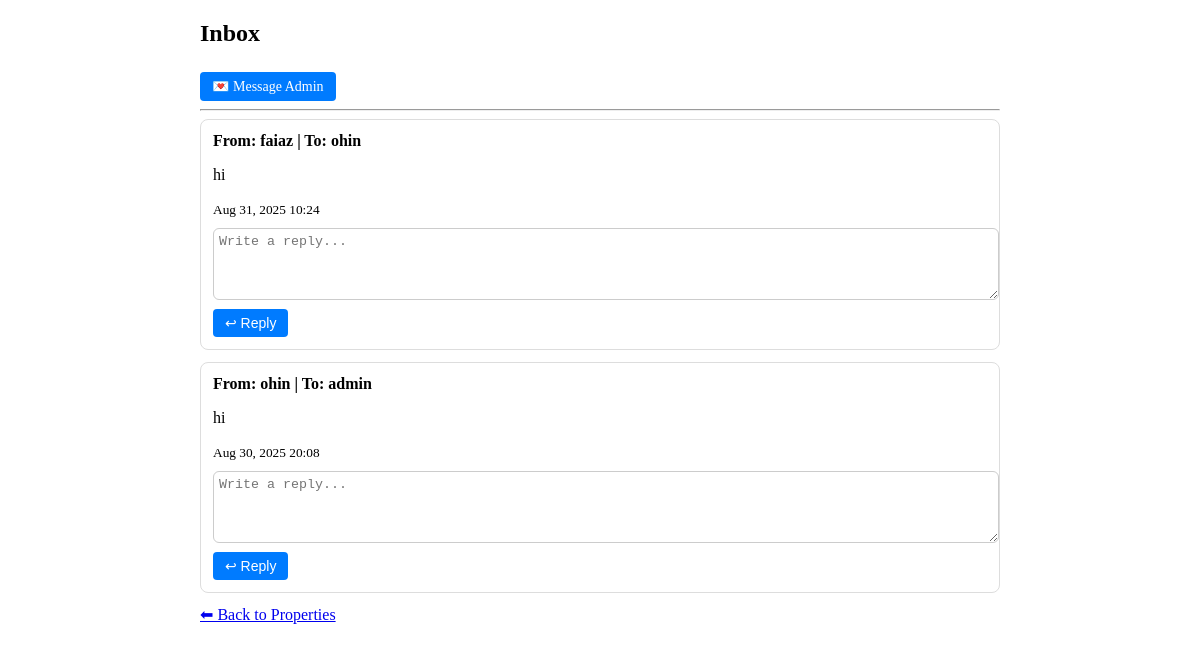
Page /messages/inbox (signed in) on the committed database.
### app/models/message.py (models this page shows)
class Message(db.Model):
    id = db.Column(db.Integer, primary_key=True)
    sender_id = db.Column(db.Integer, db.ForeignKey('user.id'), nullable=False)
    receiver_id = db.Column(db.Integer, db.ForeignKey('user.id'), nullable=False)
    content = db.Column(db.Text, nullable=False)
    timestamp = db.Column(db.DateTime, default=datetime.utcnow)
    booking_id = db.Column(db.Integer, db.ForeignKey('booking.id'), nullable=True)  # Optional, if it's between renter & owner
    sender = db.relationship('User', foreign_keys=[sender_id])
    receiver = db.relationship('User', foreign_keys=[receiver_id])

### app/models/user.py (models this page shows, shortened)
class User(UserMixin, db.Model):
    __tablename__ = 'user'
    id = db.Column(db.Integer, primary_key=True)
    username = db.Column(db.String(100), nullable=False)
    email = db.Column(db.String(120), unique=True, nullable=False)
    password_hash = db.Column(db.String(128), nullable=False)
    role = db.Column(db.String(20), default='guest')
    profile_photo = db.Column(db.String(200))
    bio = db.Column(db.Text)
    date_created = db.Column(db.DateTime, default=datetime.utcnow)
    is_admin = db.Column(db.Boolean, default=False)
    hosted_properties = db.relationship('Property',back_populates='host',foreign_keys='Property.host_id',cascade='all, delete-orphan')
    bookings = db.relationship('Booking',back_populates='guest',foreign_keys='Booking.guest_id',cascade='all, delete-orphan')
    reviews = db.relationship('Review', back_populates='user', cascade='all, delete-orphan')
    wishlist = db.relationship("Wishlist", back_populates="user", cascade="all, delete-orphan")

### app/routes/message.py (the view)
@message_bp.route('/inbox')
@login_required
def inbox():
    messages = Message.query.filter(
        or_(Message.sender_id == current_user.id,
            Message.receiver_id == current_user.id)
    ).order_by(Message.timestamp.desc()).all()
    return render_template('messages.html', messages=messages)

### app/models/user.py (called while the page is built)
@login_manager.user_loader
def load_user(user_id):
    return User.query.get(int(user_id))

### app/templates/messages.html (shortened to what this page needs)
<!DOCTYPE html>
<html>
<head>
</head>
<body>
<div class="inbox-container">
    <h2>Inbox</h2>
    <a href="{{ url_for('message.message_admin') }}" class="btn btn-primary">💌 Message Admin</a>
    <hr>
    {% if messages %}
        {% for msg in messages %}
            <div class="message-card">
                <h4>From: {{ msg.sender.username }} | To: {{ msg.receiver.username }}</h4>
                <p>{{ msg.content }}</p>
                <small>{{ msg.timestamp.strftime('%b %d, %Y %H:%M') }}</small>
                <form method="POST" action="{{ url_for('message.reply', message_id=msg.id) }}" class="reply-form">
                    <textarea name="content" placeholder="Write a reply..." required></textarea>
                    <button type="submit" class="btn btn-primary">↩ Reply</button>
                </form>
            </div>
        {% endfor %}
    {% else %}
        <p>No messages yet.</p>
    {% endif %}
    {% if current_user.is_admin %}
        <a href="{{ url_for('admin.dashboard') }}" class="back-button">⬅ Back to Admin Dashboard</a>
    {% else %}
        <a href="{{ url_for('auth.home') }}" class="back-button">⬅ Back to Properties</a>
    {% endif %}
</div>
</body>
</html>

### app/templates/messages.html (style rules this page uses)
.inbox-container { max-width: 800px; margin: 20px auto; }
.message-card { border: 1px solid #ddd; border-radius: 8px; padding: 12px; margin-bottom: 12px; }
.message-card h4 { margin: 0 0 5px 0; }
.btn { display: inline-block; padding: 6px 12px; border-radius: 4px; text-decoration: none; font-size: 14px; margin-top: 5px; }
.btn-primary { background: #007BFF; color: white; border: none; cursor: pointer; }
.reply-form { margin-top: 10px; }
textarea { width: 100%; height: 60px; border-radius: 6px; border: 1px solid #ccc; padding: 5px; }

### rows in the picture
Message: sender.username "faiaz", receiver.username "ohin", content "hi", timestamp "Aug 31, 2025 10:24"
Message: sender.username "ohin", receiver.username "admin", content "hi", timestamp "Aug 30, 2025 20:08"
